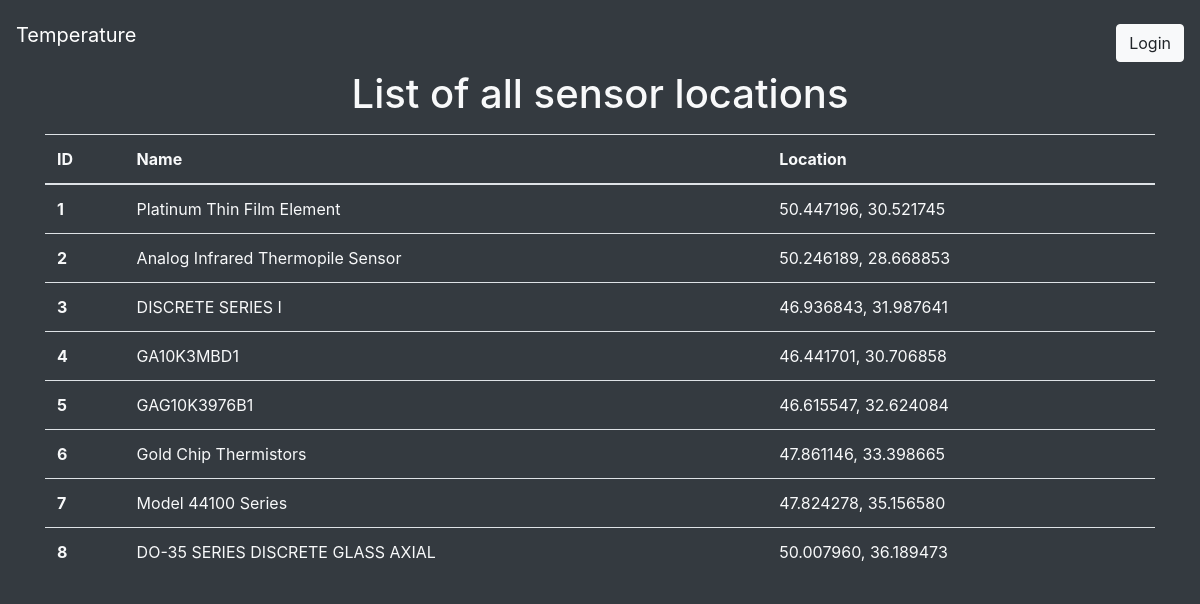
The app's page /temperature/ with its own data.
### temperature/models.py (models this page shows)
class TemperatureStation(models.Model):
    sensor_location = models.CharField(max_length=22)
    measurement_date = models.DateField()
    measurement_time = models.TimeField()
    temperature = models.IntegerField()
    sensor_name = models.TextField()
    model_sensor = models.TextField()
    sensor_group = models.TextField()

### temperature/views.py (the view)
# urls.py: path('', views.index, name='sensors_location'),
def index(request):
    sensors = TemperatureStation.objects.all().values()
    context = {
        'sensors': sensors,
    }
    template = loader.get_template('sensors_location.html')
    return HttpResponse(template.render(context, request))

### temperature/templates/sensors_location.html (shortened to what this page needs)
{% extends "base.html" %}
{% block content %}
<div class="container">
    <h1 class="text-center mb-3">List of all sensor locations</h1>
    <table class="table">
        <thead>
        <tr>
            <th>ID</th>
            <th>Name</th>
            <th>Location</th>
        </tr>
        </thead>
        <tbody>
            {% for sensor in sensors  %}
                <tr>
                    <th>{{sensor.id}}</th>
                    <td>{{sensor.sensor_name}}</td>
                    <td>{{sensor.sensor_location}}</td>
                </tr>
        {% endfor %}
        </tbody>
    </table>
</div>
{% endblock content %}

### temperature/templates/base.html (shortened to what this page needs)
<!DOCTYPE html>
<html lang="en">
<head>
    {% load static %}
    <link rel="stylesheet" href="{% static 'css/bootstrap.min.css' %}">
    <link rel="stylesheet" href="{% static 'css/bootstrap.css' %}">
</head>
<body class="bg-dark text-light">
    <nav class="navbar navbar-dark bg-dark">
        <a class="navbar-brand" href="/temperature">Temperature</a>
        {% if user.is_authenticated %}
        <ul class="navbar-nav mr-auto ml-3">
            <li class="nav-item">
              <a class="nav-link" href="/temperature/secure">Secure</a>
            </li>
        </ul>
        <span>{{ user.username }}</apan>
        <a class="btn btn-light ml-3" href="{% url 'logout' %}">Logout</a>
        {% else %}
            <a class="btn btn-light mt-3" href="{% url 'social:begin' 'google-oauth2' %}">Login</a>
        {% endif %}
    </nav>
    {% block content %}{% endblock content %}
</body>
</html>

### records on screen
TemperatureStation: id "1", sensor_name "Platinum Thin Film Element", sensor_location "50.447196, 30.521745"
TemperatureStation: id "2", sensor_name "Analog Infrared Thermopile Sensor", sensor_location "50.246189, 28.668853"
TemperatureStation: id "3", sensor_name "DISCRETE SERIES I", sensor_location "46.936843, 31.987641"
TemperatureStation: id "4", sensor_name "GA10K3MBD1", sensor_location "46.441701, 30.706858"
TemperatureStation: id "5", sensor_name "GAG10K3976B1", sensor_location "46.615547, 32.624084"
TemperatureStation: id "6", sensor_name "Gold Chip Thermistors", sensor_location "47.861146, 33.398665"
TemperatureStation: id "7", sensor_name "Model 44100 Series", sensor_location "47.824278, 35.156580"
TemperatureStation: id "8", sensor_name "DO-35 SERIES DISCRETE GLASS AXIAL", sensor_location "50.007960, 36.189473"
